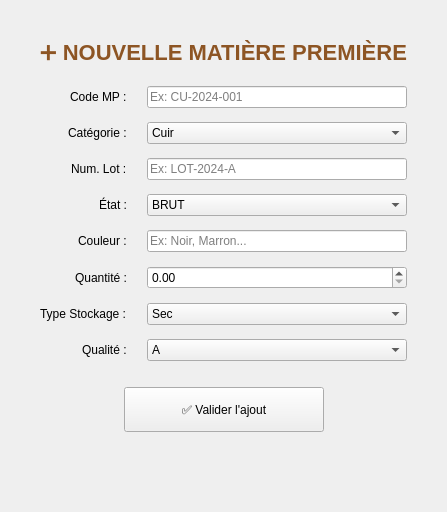
          <widget class="QWidget" name="tab_stock_ajouter">
           <attribute name="title">
            <string>➕ Ajouter Matière</string>
           </attribute>
           <layout class="QVBoxLayout" name="vl_stock_ajouter">
            <property name="margin" stdset="0">
             <number>40</number>
            </property>
            <item>
             <widget class="QLabel" name="lbl_titre_ajout_stock">
              <property name="styleSheet">
               <string>font-size: 22px; font-weight: 800; color: #8d5524; margin-bottom: 15px;</string>
              </property>
              <property name="text">
               <string>➕ NOUVELLE MATIÈRE PREMIÈRE</string>
              </property>
              <property name="alignment">
               <set>Qt::AlignmentFlag::AlignCenter</set>
              </property>
             </widget>
            </item>
            <item>
             <layout class="QFormLayout" name="fl_stock_ajouter">
              <property name="labelAlignment">
               <set>Qt::AlignmentFlag::AlignRight|Qt::AlignmentFlag::AlignVCenter</set>
              </property>
              <property name="horizontalSpacing">
               <number>20</number>
              </property>
              <property name="verticalSpacing">
               <number>14</number>
              </property>
              <item row="0" column="0">
               <widget class="QLabel" name="lbl_sa_code">
                <property name="text">
                 <string>Code MP :</string>
                </property>
               </widget>
              </item>
              <item row="0" column="1">
               <widget class="QLineEdit" name="le_stock_code">
                <property name="placeholderText">
                 <string>Ex: CU-2024-001</string>
                </property>
               </widget>
              </item>
              <item row="1" column="0">
               <widget class="QLabel" name="lbl_sa_cat">
                <property name="text">
                 <string>Catégorie :</string>
                </property>
               </widget>
              </item>
              <item row="1" column="1">
               <widget class="QComboBox" name="cb_stock_cat">
                <item>
                 <property name="text">
                  <string>Cuir</string>
                 </property>
                </item>
                <item>
                 <property name="text">
                  <string>Fil</string>
                 </property>
                </item>
               </widget>
              </item>
              <item row="2" column="0">
               <widget class="QLabel" name="lbl_sa_lot">
                <property name="text">
                 <string>Num. Lot :</string>
                </property>
               </widget>
              </item>
              <item row="2" column="1">
               <widget class="QLineEdit" name="le_stock_lot">
                <property name="placeholderText">
                 <string>Ex: LOT-2024-A</string>
                </property>
               </widget>
              </item>
              <item row="3" column="0">
               <widget class="QLabel" name="lbl_sa_etat">
                <property name="text">
                 <string>État :</string>
                </property>
               </widget>
              </item>
              <item row="3" column="1">
               <widget class="QComboBox" name="cb_stock_etat">
                <item>
                 <property name="text">
                  <string>BRUT</string>
                 </property>
                </item>
                <item>
                 <property name="text">
                  <string>TEINT</string>
                 </property>
                </item>
               </widget>
              </item>
              <item row="4" column="0">
               <widget class="QLabel" name="lbl_sa_coul">
                <property name="text">
                 <string>Couleur :</string>
                </property>
               </widget>
              </item>
              <item row="4" column="1">
               <widget class="QLineEdit" name="le_stock_coul">
                <property name="placeholderText">
                 <string>Ex: Noir, Marron...</string>
                </property>
               </widget>
              </item>
              <item row="5" column="0">
               <widget class="QLabel" name="lbl_sa_qte">
                <property name="text">
                 <string>Quantité :</string>
                </property>
               </widget>
              </item>
              <item row="5" column="1">
               <widget class="QDoubleSpinBox" name="sb_stock_qte">
                <property name="maximum">
                 <double>100000.000000000000000</double>
                </property>
               </widget>
              </item>
              <item row="6" column="0">
               <widget class="QLabel" name="lbl_sa_type">
                <property name="text">
                 <string>Type Stockage :</string>
                </property>
               </widget>
              </item>
              <item row="6" column="1">
               <widget class="QComboBox" name="cb_stock_type">
                <item>
                 <property name="text">
                  <string>Sec</string>
                 </property>
                </item>
                <item>
                 <property name="text">
                  <string>Froid</string>
                 </property>
                </item>
               </widget>
              </item>
              <item row="7" column="0">
               <widget class="QLabel" name="lbl_sa_qual">
                <property name="text">
                 <string>Qualité :</string>
                </property>
               </widget>
              </item>
              <item row="7" column="1">
               <widget class="QComboBox" name="cb_stock_qual">
                <item>
                 <property name="text">
                  <string>A</string>
                 </property>
                </item>
                <item>
                 <property name="text">
                  <string>B</string>
                 </property>
                </item>
                <item>
                 <property name="text">
                  <string>C</string>
                 </property>
                </item>
               </widget>
              </item>
             </layout>
            </item>
            <item>
             <spacer name="vs_sa_mid">
              <property name="orientation">
               <enum>Qt::Orientation::Vertical</enum>
              </property>
              <property name="sizeHint" stdset="0">
               <size>
                <width>20</width>
                <height>20</height>
               </size>
              </property>
             </spacer>
            </item>
            <item>
             <layout class="QHBoxLayout" name="hl_sa_btn">
              <item>
               <spacer name="hs_sa_btn">
                <property name="orientation">
                 <enum>Qt::Orientation::Horizontal</enum>
                </property>
                <property name="sizeHint" stdset="0">
                 <size>
                  <width>40</width>
                  <height>20</height>
                 </size>
                </property>
               </spacer>
              </item>
              <item>
               <widget class="QPushButton" name="btn_valider_stock">
                <property name="text">
                 <string>✅ Valider l'ajout</string>
                </property>
                <property name="minimumSize">
                 <size>
                  <width>200</width>
                  <height>45</height>
                 </size>
                </property>
               </widget>
              </item>
              <item>
               <spacer name="hs_sa_btn2">
                <property name="orientation">
                 <enum>Qt::Orientation::Horizontal</enum>
                </property>
                <property name="sizeHint" stdset="0">
                 <size>
                  <width>40</width>
                  <height>20</height>
                 </size>
                </property>
               </spacer>
              </item>
             </layout>
            </item>
            <item>
             <spacer name="vs_sa_end">
              <property name="orientation">
               <enum>Qt::Orientation::Vertical</enum>
              </property>
              <property name="sizeHint" stdset="0">
               <size>
                <width>20</width>
                <height>40</height>
               </size>
              </property>
             </spacer>
            </item>
           </layout>
          </widget>
